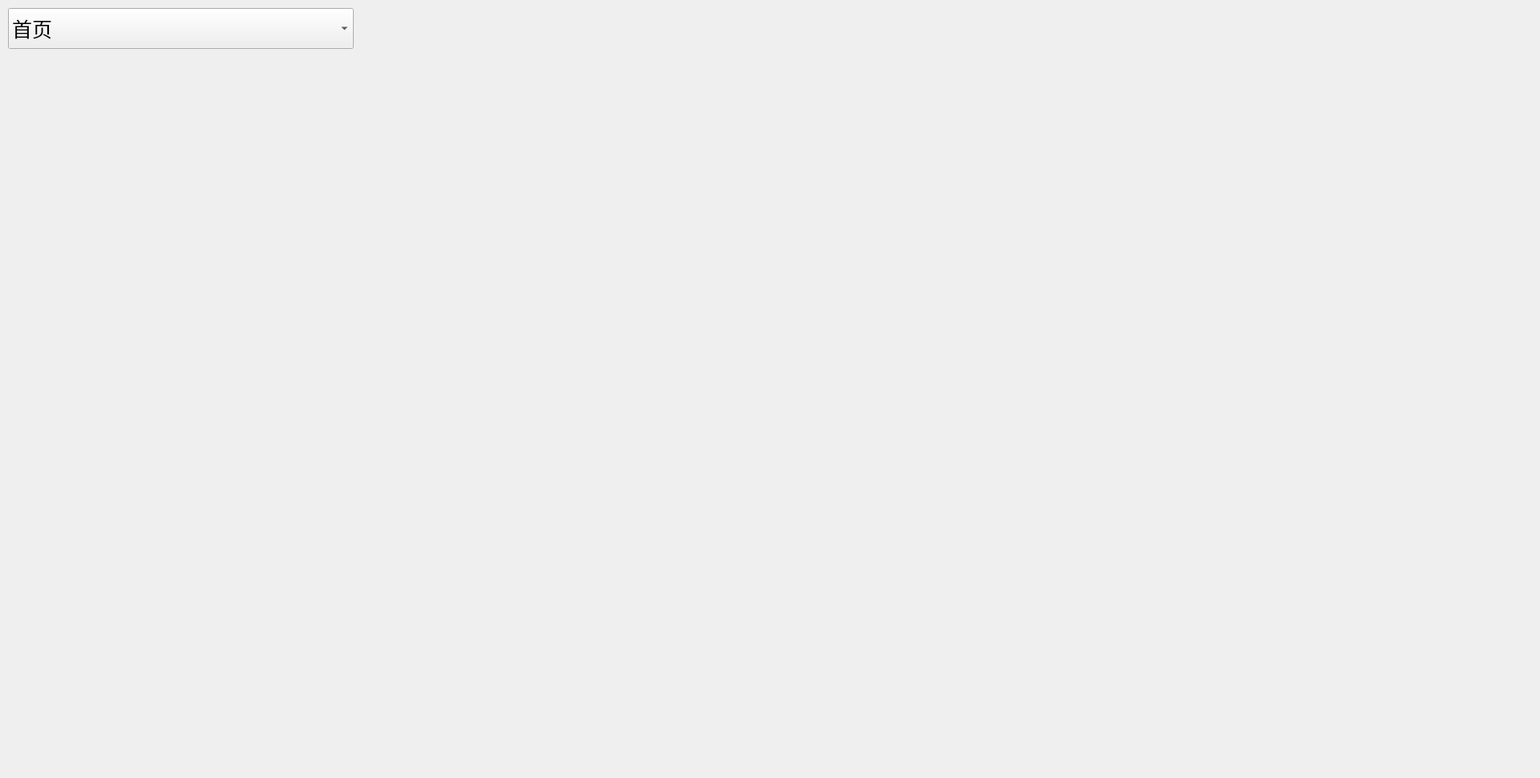
<?xml version="1.0" encoding="UTF-8"?>
<ui version="4.0">
 <class>openCV_studyClass</class>
 <widget class="QWidget" name="openCV_studyClass">
  <property name="geometry">
   <rect>
    <x>0</x>
    <y>0</y>
    <width>1920</width>
    <height>970</height>
   </rect>
  </property>
  <property name="windowTitle">
   <string>openCV_study</string>
  </property>
  <widget class="QComboBox" name="comboBox">
   <property name="geometry">
    <rect>
     <x>10</x>
     <y>10</y>
     <width>431</width>
     <height>51</height>
    </rect>
   </property>
   <property name="layoutDirection">
    <enum>Qt::LeftToRight</enum>
   </property>
   <property name="styleSheet">
    <string notr="true">font-size:25px;
text-align: center;
</string>
   </property>
   <item>
    <property name="text">
     <string>首页</string>
    </property>
   </item>
   <item>
    <property name="text">
     <string>简介</string>
    </property>
   </item>
  </widget>
  <widget class="QStackedWidget" name="stackedWidget">
   <property name="geometry">
    <rect>
     <x>0</x>
     <y>70</y>
     <width>1920</width>
     <height>950</height>
    </rect>
   </property>
   <property name="layoutDirection">
    <enum>Qt::RightToLeft</enum>
   </property>
   <widget class="QWidget" name="page_2"/>
   <widget class="QWidget" name="page_home_page">
    <widget class="QLabel" name="label_openCV_study">
     <property name="geometry">
      <rect>
       <x>860</x>
       <y>290</y>
       <width>381</width>
       <height>200</height>
      </rect>
     </property>
     <property name="styleSheet">
      <string notr="true">font-size:70px;
font-weight: bold;
color:red;</string>
     </property>
     <property name="text">
      <string>openCV学习</string>
     </property>
     <property name="alignment">
      <set>Qt::AlignCenter</set>
     </property>
    </widget>
   </widget>
  </widget>
 </widget>
 <layoutdefault spacing="6" margin="11"/>
 <resources>
  <include location="openCV_study.qrc"/>
 </resources>
 <connections/>
</ui>
